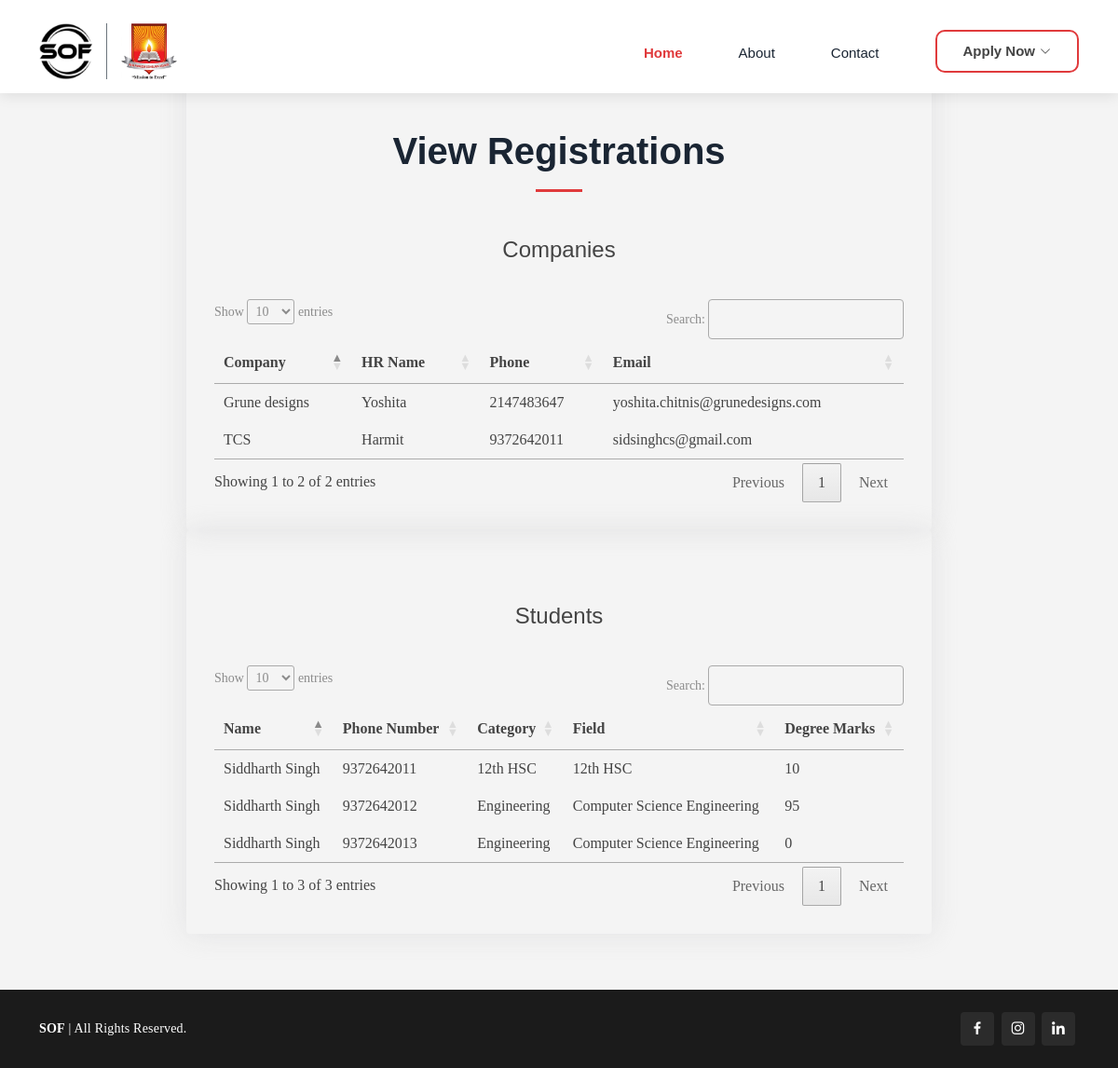
The page /pageview123.php on the database as committed earlier.
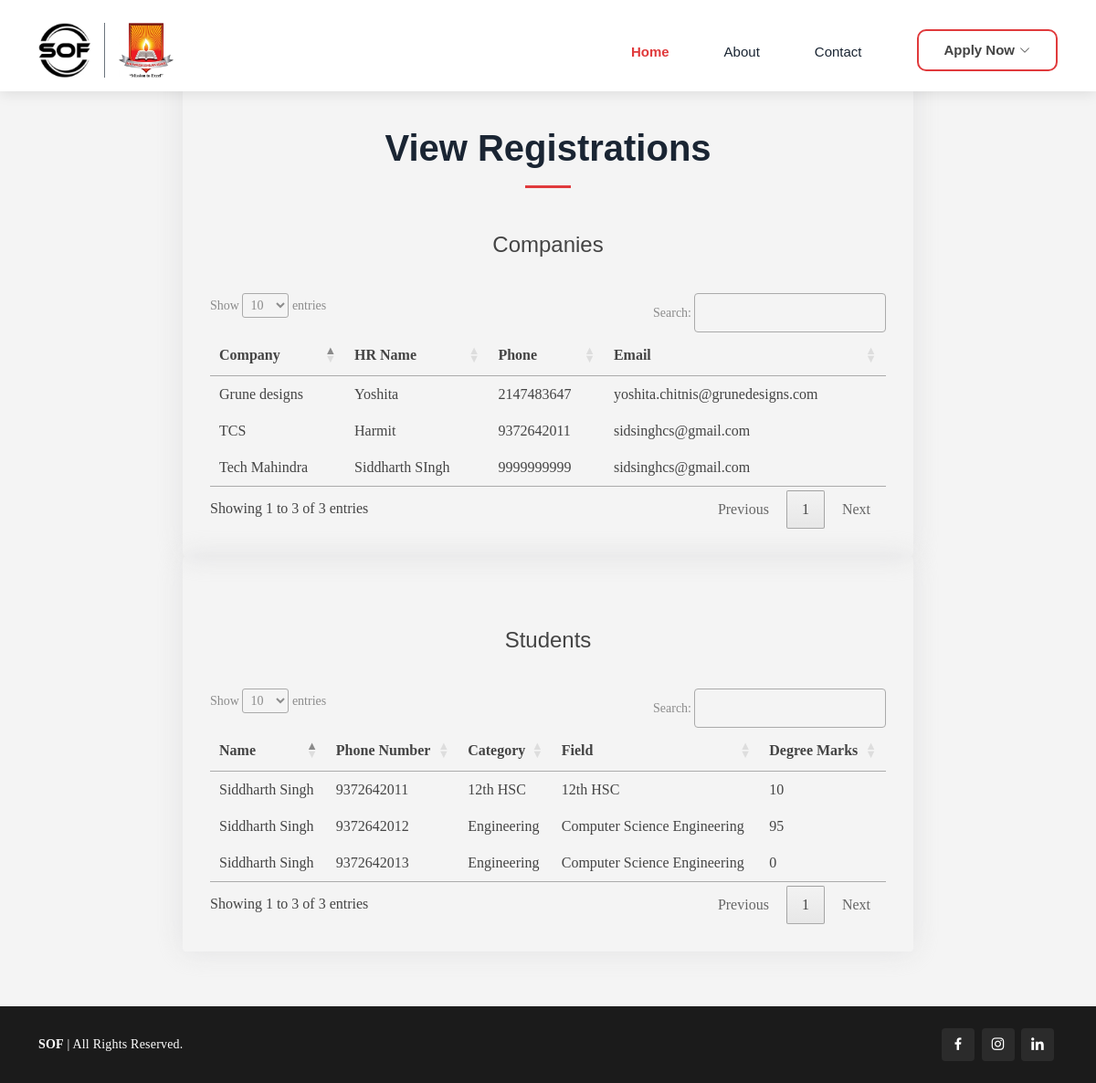
The same page on the database as committed later.
### tables this page shows
CREATE TABLE `companies` (
  `id` int(11) NOT NULL,
  `company_name` varchar(100) NOT NULL,
  `hr_name` varchar(100) NOT NULL,
  `phone` varchar(20) NOT NULL,
  `email` varchar(200) NOT NULL,
  `job_location` varchar(400) NOT NULL,
  `position_count` int(10) NOT NULL,
  `average_ctc` int(20) NOT NULL,
  `maximum_ctc` int(20) NOT NULL,
  `job_brief` varchar(500) NOT NULL,
  `selection_brief` varchar(500) NOT NULL,
  `categories` varchar(500) NOT NULL,
  `password` varchar(10) NOT NULL
);

CREATE TABLE `students` (
  `id` int(11) NOT NULL,
  `first_name` varchar(50) NOT NULL,
  `last_name` varchar(50) NOT NULL,
  `phone` varchar(50) NOT NULL,
  `email` varchar(500) NOT NULL,
  `college` varchar(250) NOT NULL,
  `category` varchar(100) NOT NULL,
  `field` varchar(300) NOT NULL,
  `tenth_marks` float NOT NULL,
  `twelfth_marks` float NOT NULL DEFAULT 0,
  `degree_marks` float NOT NULL DEFAULT 0,
  `year_of_passing` int(11) NOT NULL,
  `path` varchar(1000) NOT NULL,
  `dob` date NOT NULL,
  `attended` int(11) NOT NULL DEFAULT 0,
  `top` int(11) NOT NULL DEFAULT 0,
  `apti_marks` int(11) NOT NULL DEFAULT 0
);

### pageview123.php (the view, shortened to what this page needs)
<?php include("./connect.php") ?>
<!DOCTYPE html>
<html lang="en">
  <head>
    <link
      href="https://api.fontshare.com/v2/css?f[]=poppins@900,500,400,300,800,700,600&f[]=hind@400,500&display=swap"
      rel="stylesheet"
    />
    <link href="assets/vendor/aos/aos.css" rel="stylesheet" />
    <link
      href="assets/vendor/bootstrap/css/bootstrap.min.css"
      rel="stylesheet"
    />
    <link
      href="assets/vendor/bootstrap-icons/bootstrap-icons.css"
      rel="stylesheet"
    />
    <link href="assets/vendor/boxicons/css/boxicons.min.css" rel="stylesheet" />
    <link
      href="assets/vendor/glightbox/css/glightbox.min.css"
      rel="stylesheet"
    />
    <link href="https://cdn.datatables.net/1.13.6/css/jquery.dataTables.min.css" rel="stylesheet"/>
    <link href="assets/vendor/remixicon/remixicon.css" rel="stylesheet" />
    <link href="assets/vendor/swiper/swiper-bundle.min.css" rel="stylesheet" />
    <link href="assets/css/style.css" rel="stylesheet" />
  </head>
  <body>
   <header id="header" class="fixed-top d-flex align-items-center">
    <div class="container d-flex align-items-center">
      <div class="mylogo me-auto">
        <img src="assets/img/sof.jpeg" style="border-left: none;padding-left: 0;" class="apsitlogo" alt="" srcset="">
        <img src="assets/img/nhss.jpeg" class="apsitlogo" alt="" srcset="">
      </div>
      <nav id="navbar" class="navbar order-last order-lg-0">
        <ul>
          <li><a class="nav-link scrollto active hover-underline-animation" href="/index.php#videohero">Home</a></li>
          <li><a class="nav-link scrollto hover-underline-animation" href="/index.php#about">About</a></li>
          <li><a class="nav-link scrollto hover-underline-animation" href="/index.php#contact">Contact</a></li>
          <li class="dropdown" style="cursor:pointer"><a id="myherobutton"><span>Apply Now</span> <i class="bi bi-chevron-down"></i></a>
          </li>
        </ul>
      </nav>
    </div>
  </header>
    <div class="progress-header">
      <div class="progress-container">
      </div>
    </div>
    <main id="main">
      <section class="contact" style="min-height: 95vh; position: relative">
        <div
          class="col-lg-8 col-sm-8 col-xs-8 resultbox container aos-init aos-animate php-email-form"
        >
          <div class="section-title mt-5">
            <h2>View Registrations</h2>
            <h4 class="mt-5">Companies</h4>
          </div>
            <?php
                $query1 = "select * from companies";
                $result1 = mysqli_query($conn, $query1);
            ?>
            <table id="tableUser">
                <thead>
                <tr>
                    <th scope="col">Company</th>
                    <th scope="col">HR Name</th>
                    <th scope="col">Phone</th>
                    <th scope="col">Email</th>
                </tr>
                </thead>
                <tbody>
                <?php while($res=$result1->fetch_assoc()){
                    echo "<tr>
                        <td>". $res['company_name']."</td>
                        <td>". $res['hr_name']."</td>
                        <td>". $res['phone'] ."</td>
                        <td>". $res['email'] ."</td>
                    </tr>";
                }
                ?>
                </tbody>
            </table>
        </div>
        <div
          class="col-lg-8 col-sm-8 col-xs-8 resultbox container aos-init aos-animate php-email-form"
        >
        <div class="section-title">
            <h4 class="mt-5">Students</h4>
          </div>
            <?php
                $query = "select * from students";
                $result = mysqli_query($conn, $query);
            ?>
            <table id="tableUser1">
                <thead>
                <tr>
                    <th scope="col">Name</th>
                    <th scope="col">Phone Number</th>
                    <th scope="col">Category</th>
                    <th scope="col">Field</th>
                    <th scope="col">Degree Marks</th>
                </tr>
                </thead>
                <tbody>
                <?php while($res=$result->fetch_assoc()){
                    echo "<tr>
                        <td>". $res['first_name']. " " .$res['last_name'] ."</td>
                        <td>". $res['phone']."</td>
                        <td>". $res['category'] ."</td>
                        <td>". $res['field'] ."</td>
                        <td>". $res['degree_marks'] ."</td>
                    </tr>";
                }
                ?>
                </tbody>
            </table>
        </div>
      </section>
    </main>
    <footer id="footer">
<div class="container d-md-flex py-4" style="align-items: center;">
  <div class="me-md-auto text-center text-md-start" style="letter-spacing: 0.2px;">
    <div class="copyright">
      <strong>SOF</strong> | All Rights Reserved.
    </div>
  </div>
  <div class="social-links text-center text-md-end pt-3 pt-md-0">
    <a href="https://www.facebook.com/profile.php?id=100081828978440&mibextid=ZbWKwL" class="facebook"><i class="bx bxl-facebook"></i></a>
    <a href="https://instagram.com/ishrae_thane_chapter?igshid=MzRlODBiNWFlZA==" class="instagram"><i class="bx bxl-instagram"></i></a>
    <a href="https://www.linkedin.com/company/ishrae-thane-chapter/" class="linkedin"><i class="bx bxl-linkedin"></i></a>
  </div>
</div>
</footer>
  </body>
</html>

### assets/css/style.css (style rules this page uses)
body { font-family: 'Poppins'; background-color: #f4f4f4; color: #444444; }
a { color: #e03a3c; text-decoration: none; }
h1, h2, h3, h4, h5, h6 { font-family: "poppins", sans-serif; }
#header { background: #fff; transition: all 0.5s; z-index: 997; padding: 25px 0 15px 0; box-shadow: 0px 2px 15px rgba(0, 0, 0, 0.1); }
.navbar { padding: 0; }
.navbar ul { margin: 0; padding: 0; display: flex; list-style: none; align-items: center; }
.navbar li { position: relative; }
.navbar a, .navbar a:focus { display: flex; align-items: center; justify-content: space-between; padding: 10px 0 5px 0px; font-family: "poppins", sans-serif; font-size: 15px; font-weight: 400; color: #1a2533; white-space: nowrap; transition: 0.3s; margin-left: 60px; }
.navbar a i, .navbar a:focus i { font-size: 12px; line-height: 0; margin-left: 5px; }
.navbar a:hover, .navbar .active, .navbar .active:focus, .navbar li:hover>a { color: #e03a3c; font-weight: 600; }
section { padding: 60px 0; overflow: hidden; position: relative; }
.section-title { text-align: center; padding-bottom: 30px; position: relative; }
.section-title h2 { font-size: 32px; font-weight: bold; text-transform: uppercase; margin-bottom: 20px; padding-bottom: 20px; position: relative; }
.section-title h2::after { content: ""; position: absolute; display: block; width: 50px; height: 3px; background: #e03a3c; bottom: 0; left: calc(50% - 25px); }
.contact .php-email-form { box-shadow: 0 0 30px rgba(214, 215, 216, 0.6); padding: 30px; border-radius: 4px; }
#footer { color: #fff; font-size: 14px; background: #1b1b1b; }
#footer .social-links a { font-size: 18px; display: inline-block; background: #2b2b2b; color: #fff; line-height: 1; padding: 8px 0; margin-right: 4px; border-radius: 4px; text-align: center; width: 36px; height: 36px; transition: 0.3s; }
.hover-underline-animation { display: inline-block; position: relative; color: #e03a3c; }
.hover-underline-animation::after { content: ''; position: absolute; width: 100%; transform: scaleX(0); height: 2px; bottom: 0; left: 0; background-color: #e03a3c; transform-origin: bottom right; transition: transform 0.25s ease-out; }
.mylogo { display: flex; align-items: center; cursor: pointer; }
.apsitlogo { height: 60px; padding: 0 15px 0 15px; border-left: 1px solid #6c757d; transition: all 0.5s; }
.contact h2 { font-size: 40px; font-family: "poppins",sans-serif; text-transform: none; color:#1a2533; }
.progress-header { position: fixed; top: 0; width: 100%; z-index: 1000; }
.progress-container { background-color: rgba(150, 150, 150, 0); height: 7px; width: 100%; }
#myherobutton { font-weight: 600; padding: 10px 28px; border: 2px solid #e03a3c; transition: 0.3s; border-radius: 10px; }
.resultbox { box-shadow: 0 4px 16px rgba(0, 0, 0, 0.1); }

### pageview123.php (style rules this page uses)
::placeholder { color:#8c8c8c!important; }

Rows that differ between the two databases and show on the page:
added companies: company_name "Tech Mahindra", hr_name "Siddharth SIngh", phone "9999999999", email "sidsinghcs@gmail.com"
Other text that changed with them:
text written by a page script: "Show entries Search: Showing 1 to 2 of 2 entries Previous 1 Next" → "Show entries Search: Showing 1 to 3 of 3 entries Previous 1 Next"
